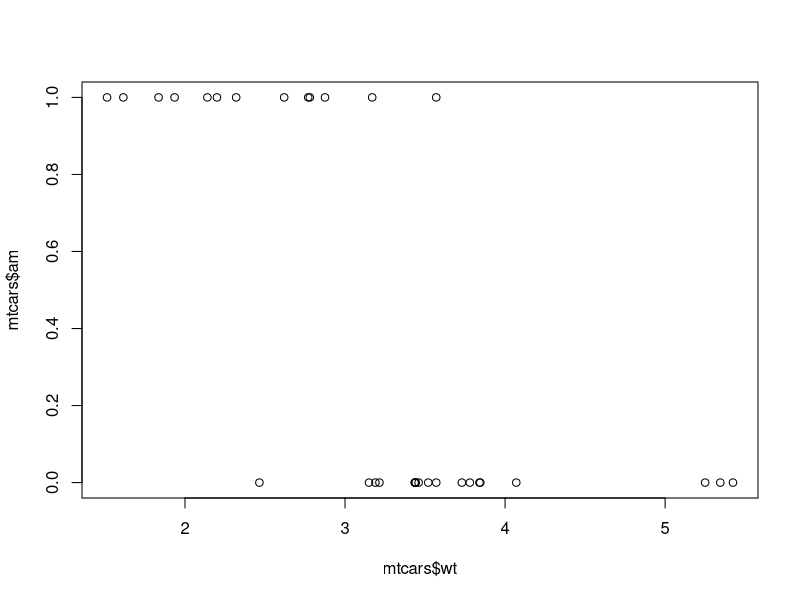
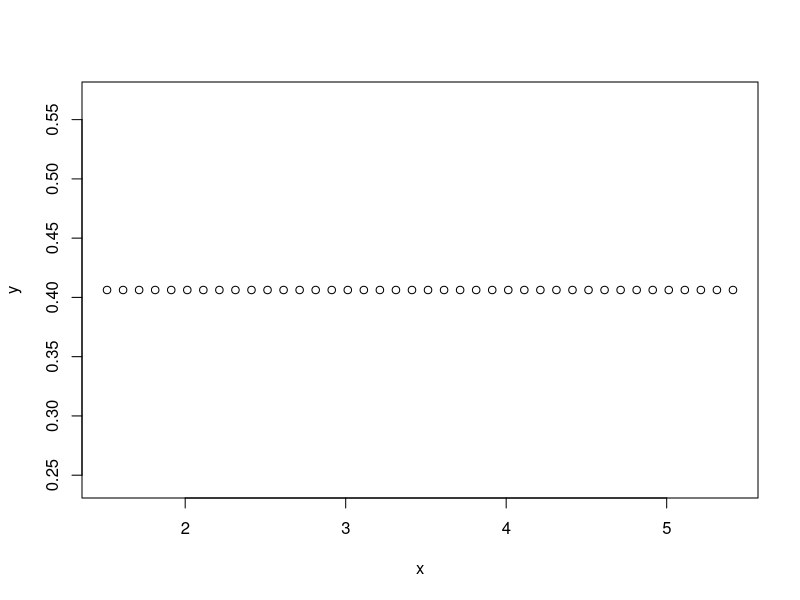

Recreate these plots in R, in order.
mtcars <- data.frame(mtcars)
str(mtcars)

#am is dependent variable or response variable
#automatic = 0 and manual = 1
#dependent and then independent variable
model <- glm(formula = am~wt==3, data = mtcars, family = "binomial")
model

#getting the range of the data set
range(mtcars$wt)

#getting a sequence from 1.513 to 5.413 with increment of 0.1
x <- seq(min(mtcars$wt),max(mtcars$wt),0.1)

#using the predict command 
y <- predict(model,list(wt=x),type="response")

#plotting just am and wt
plot(mtcars$wt, mtcars$am)

#plotting x and y logistic regression plot
plot(x,y)

#summary of model
summary(model)

#exponential
exp(x)